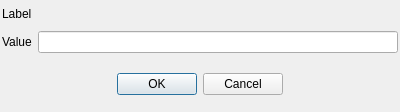
<?xml version="1.0" encoding="UTF-8"?>
<ui version="4.0">
 <class>DlgGetDoubleValue</class>
 <widget class="QDialog" name="DlgGetDoubleValue">
  <property name="geometry">
   <rect>
    <x>0</x>
    <y>0</y>
    <width>400</width>
    <height>112</height>
   </rect>
  </property>
  <property name="windowTitle">
   <string/>
  </property>
  <layout class="QVBoxLayout" name="verticalLayout">
   <property name="leftMargin">
    <number>2</number>
   </property>
   <property name="topMargin">
    <number>2</number>
   </property>
   <property name="rightMargin">
    <number>2</number>
   </property>
   <property name="bottomMargin">
    <number>2</number>
   </property>
   <item>
    <layout class="QGridLayout" name="gridLayout">
     <item row="1" column="1">
      <widget class="QLineEdit" name="leValue"/>
     </item>
     <item row="1" column="0">
      <widget class="QLabel" name="label">
       <property name="text">
        <string>Value</string>
       </property>
      </widget>
     </item>
     <item row="0" column="0" colspan="2">
      <widget class="QLabel" name="lbCaption">
       <property name="text">
        <string>Label</string>
       </property>
      </widget>
     </item>
    </layout>
   </item>
   <item>
    <widget class="QWidget" name="widget" native="true">
     <layout class="QHBoxLayout" name="horizontalLayout">
      <property name="leftMargin">
       <number>2</number>
      </property>
      <property name="topMargin">
       <number>2</number>
      </property>
      <property name="rightMargin">
       <number>2</number>
      </property>
      <property name="bottomMargin">
       <number>2</number>
      </property>
      <item>
       <spacer name="horizontalSpacer">
        <property name="orientation">
         <enum>Qt::Horizontal</enum>
        </property>
        <property name="sizeHint" stdset="0">
         <size>
          <width>109</width>
          <height>20</height>
         </size>
        </property>
       </spacer>
      </item>
      <item>
       <widget class="QPushButton" name="btnOK">
        <property name="text">
         <string>OK</string>
        </property>
       </widget>
      </item>
      <item>
       <widget class="QPushButton" name="btnCancel">
        <property name="text">
         <string>Cancel</string>
        </property>
       </widget>
      </item>
      <item>
       <spacer name="horizontalSpacer_2">
        <property name="orientation">
         <enum>Qt::Horizontal</enum>
        </property>
        <property name="sizeHint" stdset="0">
         <size>
          <width>109</width>
          <height>20</height>
         </size>
        </property>
       </spacer>
      </item>
     </layout>
    </widget>
   </item>
  </layout>
 </widget>
 <resources/>
 <connections/>
</ui>
